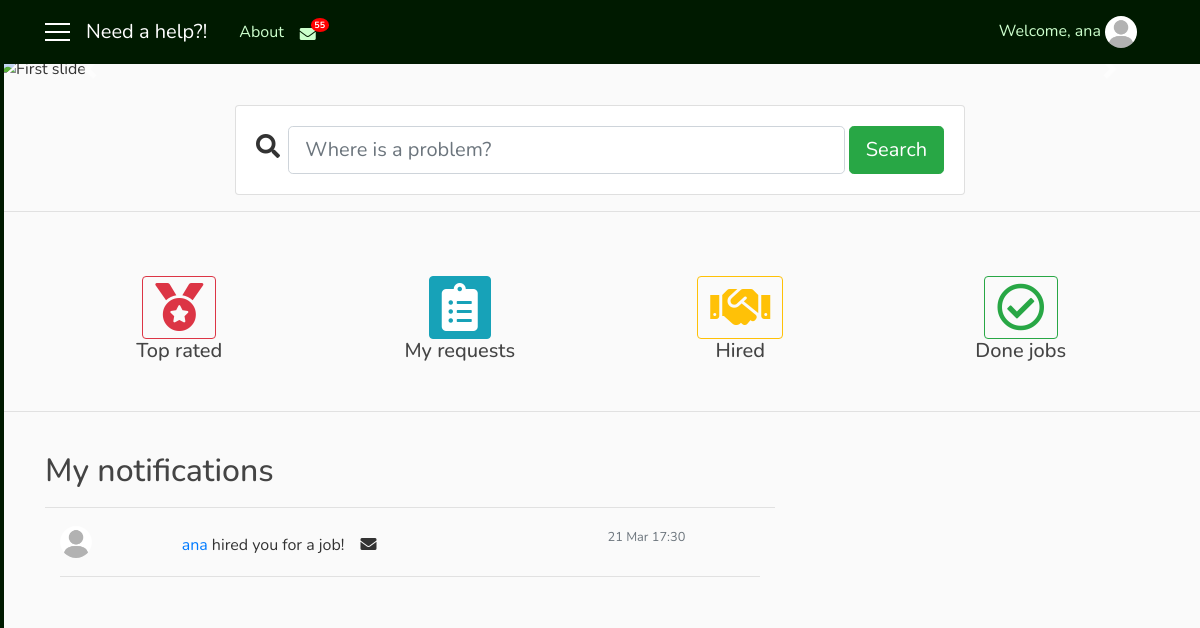
The app's page /notifications_repairman/2 (signed in), older data.
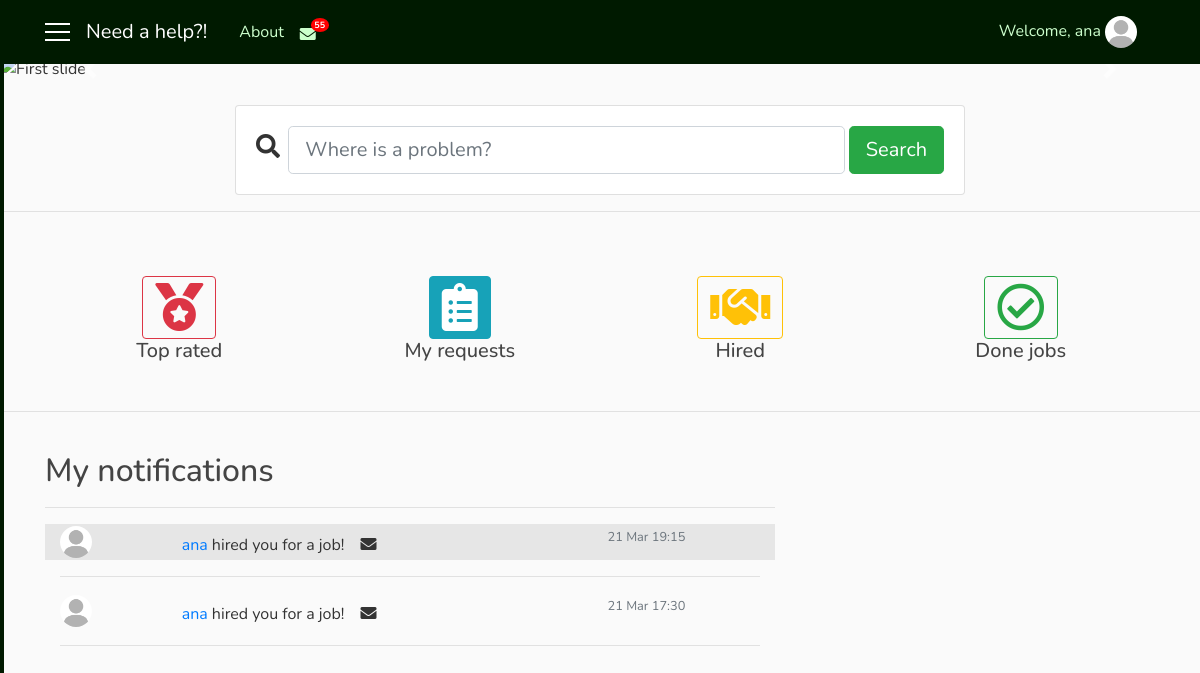
The same page, newer data.
### user/models.py (models this page shows, shortened)
class RepairmanNotifications(models.Model):
    repairman = models.ForeignKey(User, on_delete=models.CASCADE)
    notification = models.CharField(max_length=1000)
    url_to_go = models.CharField(max_length=200, default='-')
    date = models.DateTimeField(auto_now_add=True)
    seen = models.BooleanField(default=False)
    remove = models.BooleanField(default=False)

### need_a_help_app/views.py (the view)
# urls.py: path('notifications_repairman/<int:pk>', views.NotificationsRepairmanListView.as_view(), name='notifications_repairman'),
class NotificationsRepairmanListView(LoginRequiredMixin, ListView):
    model = RepairmanNotifications
    template_name = 'need_a_help_app/notifications_repairman.html'
    context_object_name = 'notif'
    paginate_by = 5
    def get_queryset(self):
        user = get_object_or_404(User, pk=self.kwargs.get('pk'))
        return RepairmanNotifications.objects.filter(repairman=user).order_by('-date')
    def get_context_data(self, **kwargs):
        context_data = super(NotificationsRepairmanListView, self).get_context_data(**kwargs)
        users = User.objects.all()
        us = self.request.user
        not_r = RepairmanNotifications.objects.filter(repairman=us, remove=False).order_by('-date')
        not_rep = RepairmanNotifications.objects.filter(repairman=us, seen=False).count()
        context_data['us'] = users
        context_data['not_r'] = not_r
        context_data['not_rep'] = not_rep
        return context_data

### need_a_help_app/templates/need_a_help_app/notifications_repairman.html (shortened to what this page needs)
{% extends 'need_a_help_app/base.html' %}
{% block mess_client %}
        <span class="badge badge-notify-mess">55</span>
{% endblock %}
{% block content %}
   <h2 class="pt-4">My notifications</h2>
   <hr width="100%">
   {% if notif %}
        <div class='container'>
           {% for n in notif %}
                {% if not n.seen %}
                    <div class="row not_seen" onclick="location.href=&quot;{{ n.url_to_go }}?not={{ n.id }}&quot;;">
                        {% autoescape off %}{{ n.notification }}{% endautoescape %}
                        <div class="col-sm-3 col-md-3 col-lg-3">
                            <small class="text-secondary text-muted">{{ n.date|date:'d M H:i' }}</small>
                        </div>
                    </div>
                {% else %}
                    <div class='row not_row' style='cursor: pointer;' onclick="location.href=&quot;{{ n.url_to_go }}?not={{ n.id }}&quot;;">
                        {% autoescape off %}{{ n.notification }}{% endautoescape %}
                        <div class="col-sm-3 col-md-3 col-lg-3">
                            <small class="text-secondary text-muted">{{ n.date|date:'d M H:i' }}</small>
                        </div>
                    </div>
                {% endif %}
                <hr width=100%>
           {% endfor %}
        </div>
   {% else %}
    <h3 class="text-secondary text-muted" align="center">No results</h3>
   {% endif %}
   <div class="container" align="center">
        <div class="row">
            <div class="col-sm-12 col-md-12 col-lg-12 align-items-center justify-content" style="margin: auto">
            </div>
        </div>
   </div>
{% endblock %}

Row changes from the older to the newer data that the page shows:
added RepairmanNotifications: notification (placeholder picture), notification "ana hired you for a job!", date "21 Mar 19:15"
